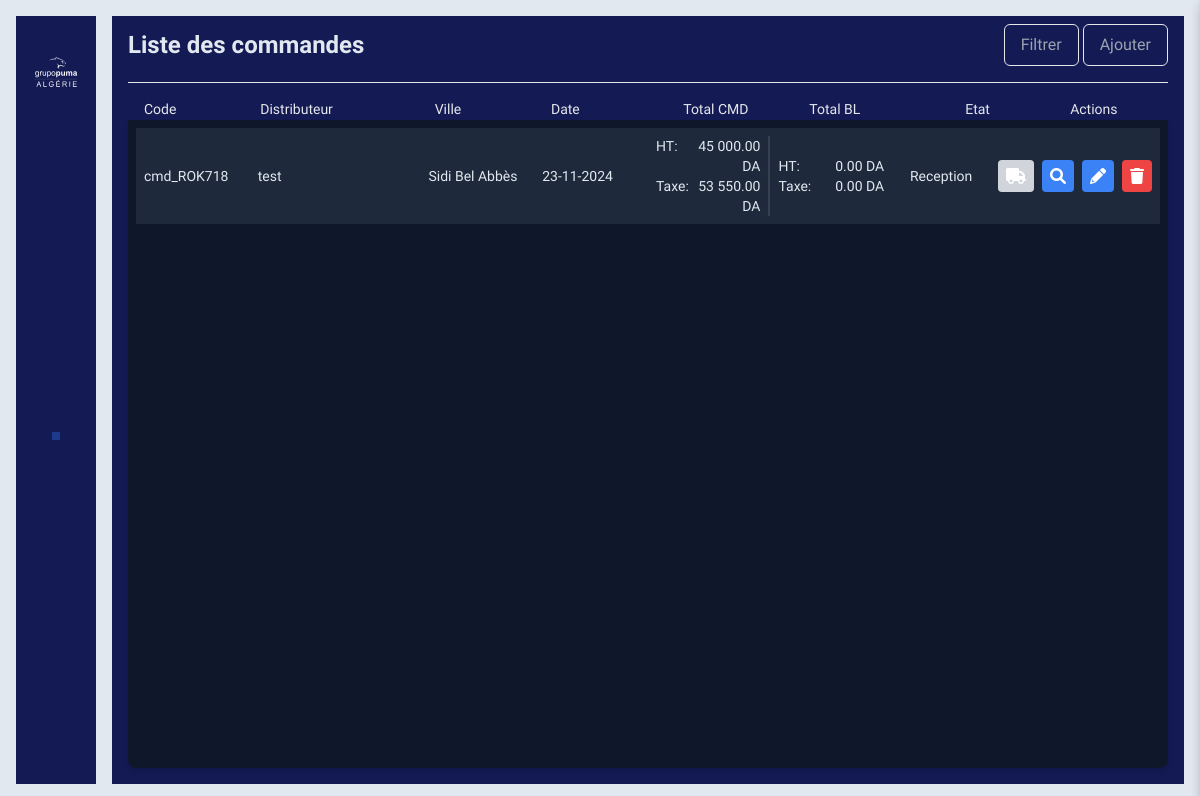
The page /commande/ (signed in) on the database its author committed.
### Distributeur/models.py (models this page shows, shortened)
class Distributeur(models.Model):
    id = models.AutoField(primary_key=True)
    user = models.ForeignKey(CustomUser, on_delete=models.CASCADE, unique=True)
    code = models.CharField(max_length=100, default='0000000', blank=True, null=True)
    designation = models.CharField(max_length=100, blank=True, null=True)
    ville = models.ForeignKey(Ville, on_delete=models.CASCADE, blank=True, null=True)
    adresse = models.CharField(max_length=255, blank=True, null=True)
    nif = models.CharField(max_length=20, blank=True, null=True)
    nis = models.CharField(max_length=20, blank=True, null=True)
    art = models.CharField(max_length=20, blank=True, null=True)
    rc = models.CharField(max_length=20, blank=True, null=True)
    plafonnement = models.FloatField(default=1000000, blank=True, null=True)
    bloquer = models.BooleanField(default=False)
    echeance_jour = models.IntegerField(default=0, blank=True, null=True)
    ristourn_a = models.FloatField(default=0)
    ristourn_na = models.FloatField(default=0)
    objectif_a = models.FloatField(default=0)
    objectif_m = models.FloatField(default=0)

### Commande/views.py (the view)
# urls.py: path('', CommandeView, name='commande'),
@login_required
def CommandeView(request):
    print("voilaaaaaaaaaaaaaaaaaaaaaaaaaaa")
    listmodules  = list(
        set(request.user.user_permissions.values_list('content_type_id', flat=True))
    )
    if (18 in listmodules):
        listeauth = list(
            set(
                Permission.objects.filter(Q(user=request.user, content_type=16) |
                                          Q(user=request.user, content_type=18)).values_list('id', flat=True)
            )
        )
        liste_type = TypeProduit.objects.all()
        liste_couleur = Couleur.objects.all()
        liste_mesure = Mesure.objects.all()
        liste_distributeur = Distributeur.objects.all()
        lise_prod = []
        print(request.user.type)
        if (request.user.type == "Distributeur"):
            dist = Distributeur.objects.get(user=request.user)
            liste_distributeur = [Distributeur.objects.get(user=request.user)]
            query = """SELECT id, code, distributeur, ville, date_ajout, total, etat, total_blivraison, taxedtotal, taxedtotal_blivraison
            FROM cmdlist WHERE distributeur_id = """ + str(dist.id)
            params = []  # This will hold the parameters for the SQL query
            filters = []  # This will hold the filter conditions
            code = request.GET.get('code')
            date_ajout_min = request.GET.get('date_ajout_min')
            date_ajout_max = request.GET.get('date_ajout_max')
            etat = request.GET.get('etat')
            if code:
                filters.append("code = %s")
                params.append(code)
            if date_ajout_min:
                filters.append("date_ajout >= %s")
                params.append(date_ajout_min)
            if date_ajout_max:
                filters.append("date_ajout <= %s")
                params.append(date_ajout_max)
            if etat:
                filters.append("etat = %s")
                params.append(etat)
            if filters:
                query += " AND " + " AND ".join(filters)
            with connection.cursor() as cursor:
                cursor.execute(query, params)
                rows = cursor.fetchall()
                for row in rows:
                    lise_prod.append({
                        "id": row[0],
                        "code": row[1],
                        "distributeur": row[2],
                        "ville": row[3],
                        "date_ajout": row[4],
                        "total": row[5],
                        "etat": row[6],
                        "total_blivraison": row[7],
                        "taxedtotal": row[8],
                        "taxedtotal_blivraison": row[9],
                    })
            print("iciiiiiiiiiiiiiiiiiiiiiiiiiiiiiiiiiiiiiiii")
            return render(request, "Dist/Commande.html", {
                'liste_type': liste_type,
                'liste_couleur': liste_couleur,
                'liste_mesure': liste_mesure,
                'liste_distributeur': liste_distributeur,
                'liste_cmd': lise_prod,
                'listeauth': listeauth
            })
        else:
            query = """SELECT id, code, distributeur, ville, date_ajout, total, etat, total_blivraison, taxedtotal, taxedtotal_blivraison FROM cmdlist WHERE 1=1"""
            params = []  # This will hold the parameters for the SQL query
            filters = []  # This will hold the filter conditions
            code = request.GET.get('code')
            date_ajout_min = request.GET.get('date_ajout_min')
            date_ajout_max = request.GET.get('date_ajout_max')
            etat = request.GET.get('etat')
            if code:
                filters.append("code = %s")
                params.append(code)
            if date_ajout_min:
                filters.append("date_ajout >= %s")
                params.append(date_ajout_min)
            if date_ajout_max:
                filters.append("date_ajout <= %s")
                params.append(date_ajout_max)
            if etat:
                filters.append("etat = %s")
                params.append(etat)
            if filters:
                query += " AND " + " AND ".join(filters)
            with connection.cursor() as cursor:
                cursor.execute(query, params)
                rows = cursor.fetchall()
                for row in rows:
                    lise_prod.append({
                        "id": row[0],
                        "code": row[1],
                        "distributeur": row[2],
                        "ville": row[3],
                        "date_ajout": row[4],
                        "total": row[5],
                        "etat": row[6],
                        "total_blivraison": row[7],
                        "taxedtotal": row[8],
                        "taxedtotal_blivraison": row[9],
                    })
            return render(request, "Pumal/Commande.html", {
                'liste_type': liste_type,
                'liste_couleur': liste_couleur,
                'liste_mesure': liste_mesure,
                'liste_distributeur': liste_distributeur,
                'liste_cmd': lise_prod,
                'listeauth': listeauth,
                'listmodules': listmodules
            })
    else:
        return render(request,"access.html", {"listmodules": listmodules})

### PumaDist/templatetags/mes_tags.py (called while the page is built)
def floate_redefined(value):
    try:
        c ='%.2f' %float(value)
        a = str(c).split(".")
        b = intcomma(int(a[0])).replace(',', ' ')
        d = str(b)+'.'+str(a[1])
        return d
    except Exception:
        pass

### Session/models.py (called while the page is built)
    def nom(self):
        return self.last_name+' '+self.first_name

### templates/Pumal/Commande.html (shortened to what this page needs)
{% extends "baseNew.html" %}
{% load mes_tags %}
{% load static %}
{% block content %}
    <div class="w-full h-full backprimer px-4 pb-4 flex flex-col">
        <div class="flex justify-between items-center pt-4 mb-4" style="margin-top: -8px">
            <h2 class="text-2xl font-bold textslate">Liste des commandes</h2>
            <div>
                <button id="filterButton" class="btn capitalize backprimer px-4 py-2 border border-slate-300 text-gray-400
                    hover:bg-blue-900 hover:border-slate-400 rounded-md">Filtrer
                </button>
                {% if 69 in listeauth %}
                    <button id="addButton" class="btn capitalize backprimer px-4 py-2 border border-slate-300 text-gray-400
                        hover:bg-blue-900 hover:border-slate-400 rounded-md">Ajouter
                    </button>
                {% else %}
                    <button class="btn capitalize bg-gray-500 text-white px-4 py-2 border rounded-md cursor-not-allowed">
                        Ajouter
                    </button>
                {% endif %}
            </div>
        </div>
        <hr/>
        <div class="pt-4">
            <div class="flex items-center justify-between text-gray-600 font-semibold px-4 defaultboldval">
                <div class="w-1/6 capitalize">Code</div>
                <div class="w-1/4 capitalize">Distributeur</div>
                <div class="w-1/6 capitalize">Ville</div>
                <div class="w-1/6 capitalize">Date</div>
                <div class="w-1/6 capitalize px-4">Total CMD</div>
                <div class="w-1/6 capitalize px-4">Total BL</div>
                <div class="w-1/6 capitalize text-center">Etat</div>
                <div class="w-1/6 capitalize text-center">Actions</div>
            </div>
        </div>
        <div class="flex-grow shadow-md rounded-b-lg backslateprime p-2 overflow-y-auto">
            {% for elem in liste_cmd %}
                <div class="flex items-center justify-between p-2 backslateslite flex-none mb-2">
                    <div class="w-1/6">
                        <p class="text-sm textslate">{{ elem.code }}</p>
                    </div>
                    <div class="w-1/4">
                        <p class="text-sm textslate">{{ elem.distributeur }}</p>
                    </div>
                    <div class="w-1/6">
                        <p class="text-sm textslate">{{ elem.ville }}</p>
                    </div>
                    <div class="w-1/6">
                        <p class="text-sm textslate">{{ elem.date_ajout|date:'d-m-Y' }}</p>
                    </div>
                    <div class="w-1/6 border-r-2 border-gray-700">
                        <div class="flex w-full justify-between pr-2">
                            <div class="text-sm textslate">HT:</div>
                            <div class="text-sm textslate text-right">{{ elem.total|floate_redefined }} DA</div>
                        </div>
                        <div class="flex w-full justify-between pr-2">
                            <div class="text-sm textslate">Taxe:</div>
                            <div class="text-sm textslate text-right">{{ elem.taxedtotal|floate_redefined }} DA</div>
                        </div>
                    </div>
                    <div class="w-1/6">
                        <div class="flex w-full justify-between pl-2">
                            <div class="text-sm textslate">HT:</div>
                            <div class="text-sm textslate text-right">{{ elem.total_blivraison|floate_redefined }} DA
                            </div>
                        </div>
                        <div class="flex w-full justify-between pl-2">
                            <div class="text-sm textslate">Taxe:</div>
                            <div class="text-sm textslate text-right">{{ elem.taxedtotal_blivraison|floate_redefined }}
                                DA
                            </div>
                        </div>
                    </div>
                    <div class="w-1/6">
                        <p class="text-sm textslate text-center">{{ elem.etat }}</p>
                    </div>
                    <div class="flex space-x-2 w-1/6 justify-end">
                        {% if elem.etat == 'Reception' %}
                            <div class="bg-gray-300 text-white p-2 rounded"
                                 data-identifiant="{{ elem.id }}"><i
                                    class="fa-solid fa-truck"></i>
                            </div>
                            {% if 72 in listeauth %}
                                <button id="viewButton" class="viewButton bg-blue-500 text-white p-2 rounded viewelem_{{ elem.id }}"
                                        data-identifiant="{{ elem.id }}" data-etat="{{ elem.etat }}"><i
                                        class="fas fa-search"></i></button>
                            {% else %}
                                <div class="bg-gray-300 text-white p-2 rounded cursor-not-allowed viewelem_{{ elem.id }}"
                                     data-identifiant="{{ elem.id }}"><i
                                        class="fas fa-search"></i>
                                </div>
                            {% endif %}
                            {% if 70 in listeauth %}
                                <button id="editButton" class="editButton bg-blue-500 text-white p-2 rounded"
                                        data-identifiant="{{ elem.id }}">
                                    <i class="fas fa-pencil-alt" onclick=""></i>
                                </button>
                            {% else %}
                                <div class="bg-gray-300 text-white p-2 rounded cursor-not-allowed"
                                     data-identifiant="{{ elem.id }}"><i
                                        class="fas fa-pencil-alt"></i>
                                </div>
                            {% endif %}
                            {% if 71 in listeauth %}
                                <button class="bg-red-500 text-white p-2 rounded delete-btn"
                                        data-identifiant="{{ elem.id }}">
                                    <i class="fas fa-trash"></i>
                                </button>
                            {% else %}
                                <div class="bg-gray-300 text-white p-2 rounded cursor-not-allowed"
                                     data-identifiant="{{ elem.id }}"><i
                                        class="fas fa-trash"></i>
                                </div>
                            {% endif %}
                        {% endif %}
                    </div>
                </div>
            {% endfor %}
        </div>
    </div>
{% endblock %}

### rows shown on the page
Distributeur: code "cmd_ROK718", distributeur "test", ville "Sidi Bel Abbès", date_ajout "23-11-2024", total "45 000.00", taxedtotal "53 550.00", total_blivraison "0.00", taxedtotal_blivraison "0.00", etat "Reception"
